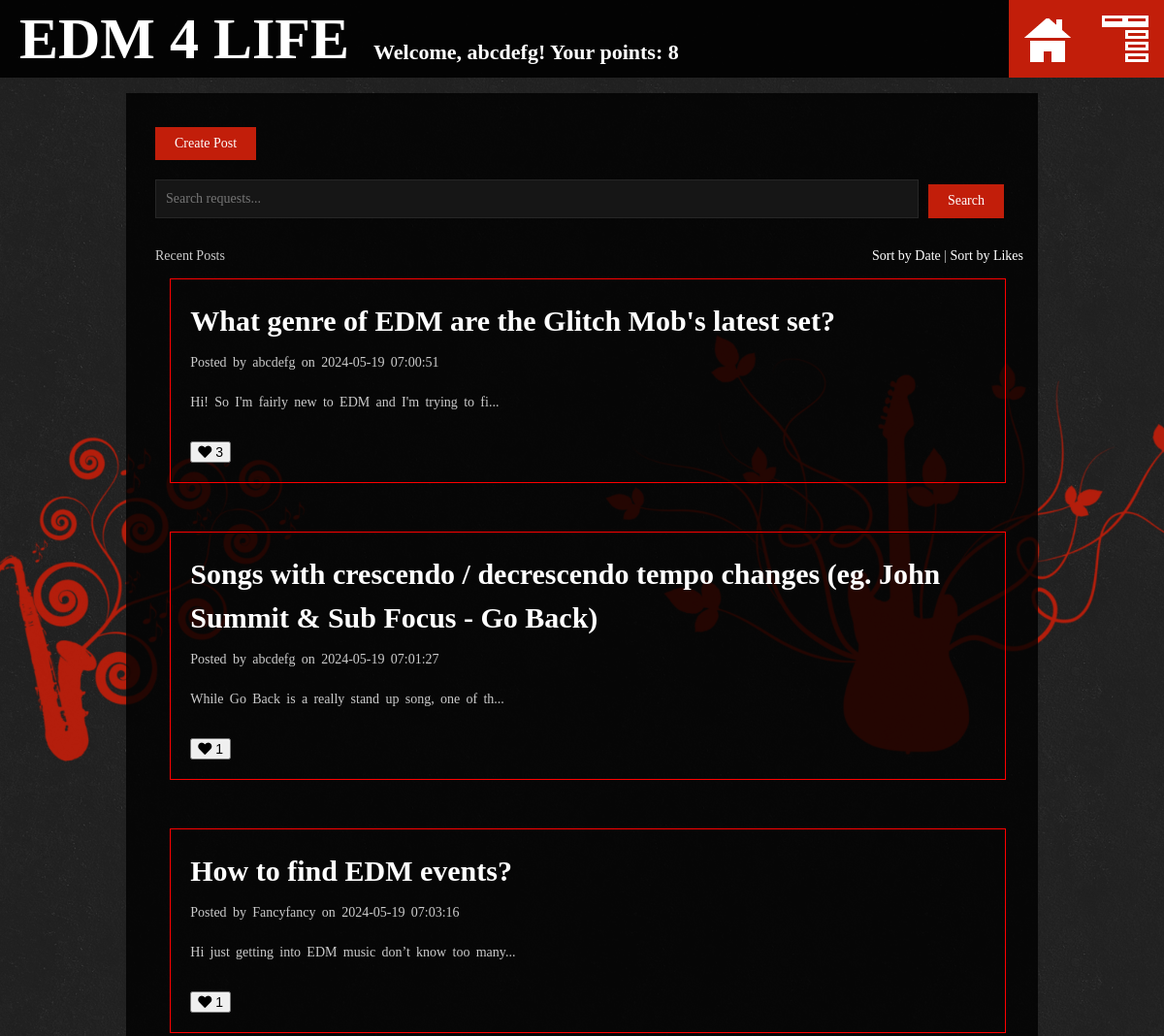
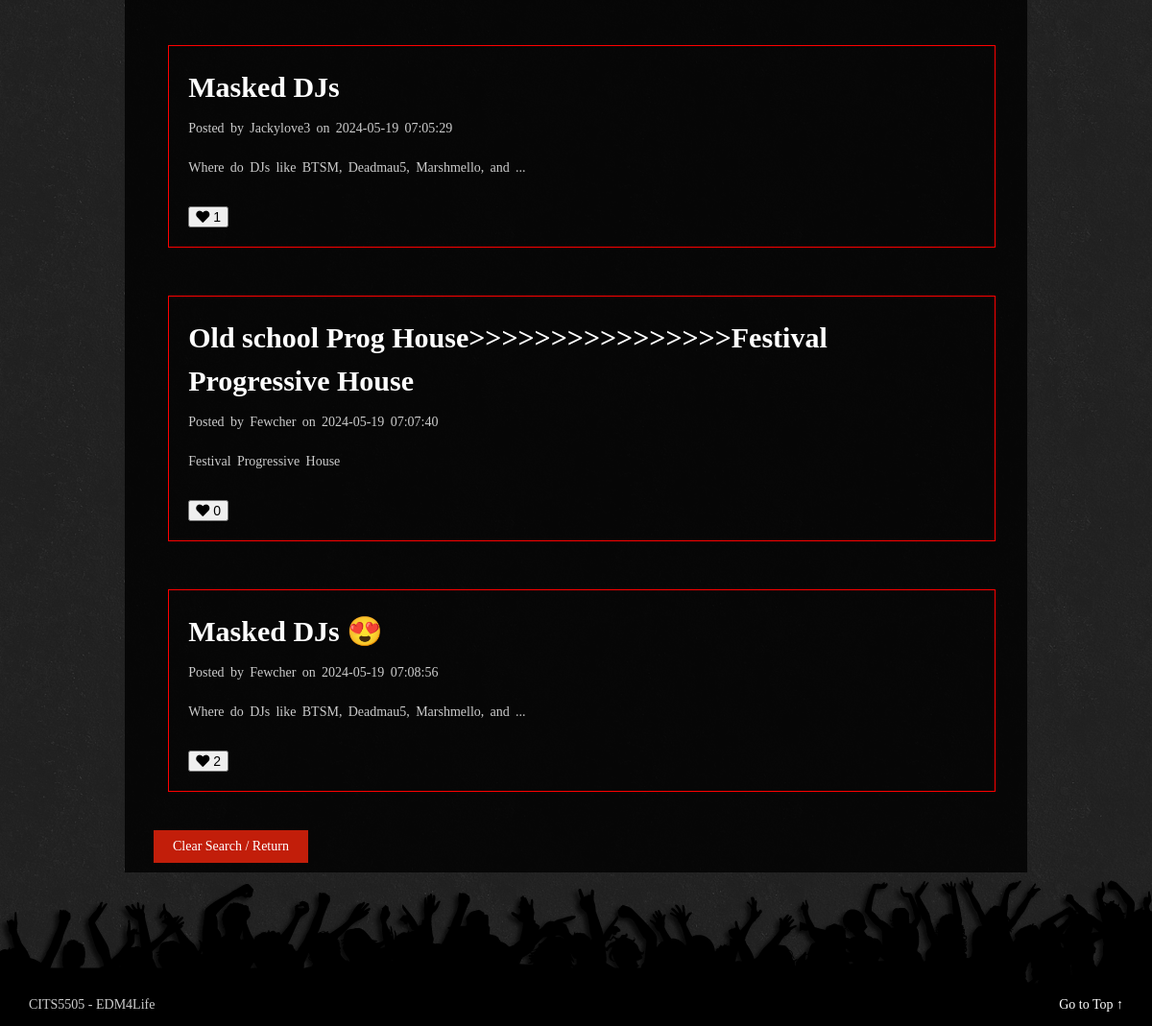
/post (signed in), run on the app's committed database (2 pictures, top to bottom).
### models.py (models this page shows, shortened)
class User(db.Model, UserMixin):
    __tablename__ = 'user'
    id = db.Column(db.Integer, primary_key=True)
    username = db.Column(db.String(80), unique=True, nullable=False)
    email = db.Column(db.String(120), unique=True, nullable=False)
    password_hash = db.Column(db.String(128))
    likes = db.relationship('Like', backref='user', lazy=True)
    comments = db.relationship('Comment', backref='user', lazy=True)
    requests = db.relationship('Request', backref='author', lazy=True, overlaps="author,requests")
    points = db.relationship('Point', back_populates='user', lazy='dynamic')
    daily_activity = db.relationship('UserDailyActivity', back_populates='user', lazy='dynamic')

class Request(db.Model):
    __tablename__ = 'requests'
    id = db.Column(db.Integer, primary_key=True)
    title = db.Column(db.String(100), nullable=False)
    description = db.Column(db.Text, nullable=False)
    timestamp = db.Column(db.DateTime, default=lambda: datetime.now(timezone.utc), nullable=False)
    user_id = db.Column(db.Integer, db.ForeignKey('user.id'), nullable=False)
    likes = db.relationship('Like', backref='request', lazy=True)
    comments = db.relationship('Comment', backref='request', lazy=True)
    user = db.relationship('User', backref='user_requests', overlaps="author,requests")
    def like_count(self):
        return len(self.likes)

### site_views/views.py (the view)
@site_views.route('/post')
@login_required
def post():
    query = request.args.get('query')
    sort_by = request.args.get('sort_by')
    if query:
        requests_query = Request.query.filter(
            Request.title.ilike(f'%{query}%') | Request.description.ilike(f'%{query}%')
        )
    else:
        requests_query = Request.query
    if sort_by == 'date':
        requests = requests_query.order_by(Request.timestamp.desc()).all()
    elif sort_by == 'likes':
        requests = requests_query.outerjoin(Like).group_by(Request.id).order_by(db.func.count(Like.id).desc()).all()
    else:
        requests = requests_query.all()
    comment_form = CommentForm()
    new_request_id = request.args.get('request_id')
    return render_template('post.html', requests=requests, comment_form=comment_form, new_request_id=new_request_id)

### comments/forms.py
class CommentForm(FlaskForm):
    content = TextAreaField('Content', validators=[DataRequired(), Length(min=1, max=500)])
    submit = SubmitField('Submit Comment')

### templates/post.html (shortened to what this page needs)
﻿<!DOCTYPE html>
<html lang="en">
  <head>
    <link
      href="{{ url_for('static', filename='css/normalize.css') }}"
      rel="stylesheet"
      type="text/css"
    />
    <link
      href="{{ url_for('static', filename='css/style.css') }}"
      rel="stylesheet"
      type="text/css"
    />
    <link
      href="{{ url_for('static', filename='css/grid.css') }}"
      rel="stylesheet"
      type="text/css"
    />
    <link
      href="{{ url_for('static', filename='css/media.css') }}"
      rel="stylesheet"
      type="text/css"
    />
    <link
      rel="stylesheet"
      href="https://cdnjs.cloudflare.com/ajax/libs/font-awesome/5.15.3/css/all.min.css"
    />
  </head>
  <body>
    <a id="menu" class="menuitem" data-reveal-id="menubox"
      ><span class="info">Menu</span></a
    >
    <a id="homepage" class="menuitem" href="{{ url_for('site_views.index') }}"
      ><span class="info">Home</span></a
    >
    <header style="display: flex">
      <h1>EDM 4 Life</h1>
      <h5 style="margin-top: auto">
        Welcome, {{ current_user.username }}! Your points: {{ user_points }}
      </h5>
    </header>
    <div class="wrapper">
      <div class="wrap">
        <div class="create-post" style="margin-top: 20px">
          <a href="{{ url_for('posts.create_request') }}" class="button"
            >Create Post</a
          >
        </div>
        <div class="search-form" style="margin-top: 20px">
          <form action="{{ url_for('site_views.post') }}" method="get">
            <div class="input-group">
              <input
                type="text"
                class="form-control"
                id="searchBox"
                name="query"
                placeholder="Search requests..."
                aria-label="Search requests"
              />
              <div class="input-group-append">
                <button class="button" type="submit">Search</button>
              </div>
            </div>
          </form>
        </div>
        <div class="single-post-title" style="margin-top: 20px">
          Recent Posts
          <div class="sort-buttons" style="float: right">
            <a
              href="{{ url_for('site_views.post', sort_by='date') }}"
              class="btn btn-secondary btn-sm"
              >Sort by Date</a
            >
            |
            <a
              href="{{ url_for('site_views.post', sort_by='likes') }}"
              class="btn btn-secondary btn-sm"
              >Sort by Likes</a
            >
          </div>
        </div>
        <div class="grids">
          {% if requests %} {% for request in requests %}
          <div class="grid-12">
            <div class="single-post">
              <h3>
                <a
                  href="{{ url_for('site_views.single_post', request_id=request.id) }}"
                  >{{ request.title }}</a
                >
              </h3>
              <p>
                Posted by {{ request.user.username }} on {{
                request.timestamp.strftime('%Y-%m-%d %H:%M:%S') }}
              </p>
              <p>
                {% if request.description|length <= 50 %} {{ request.description
                }} {% else %} {{ request.description[:50] }}... {% endif %}
              </p>
              <button
                type="button"
                class="btn btn-primary like-btn"
                data-request-id="{{ request.id }}"
              >
                <i class="fas fa-heart"></i>
                <span class="badge badge-light"
                  >{{ request.like_count() }}</span
                >
              </button>
            </div>
          </div>
          {% endfor %} {% endif %}
        </div>
        <div class="mb-3">
          <a href="{{ url_for('site_views.post') }}" class="button"
            >Clear Search / Return</a
          >
        </div>
      </div>
    </div>
    <footer>
      <div class="credits">
        CITS5505 - EDM4Life
        <span><a id="top" href="#">Go to Top &uarr;</a></span>
      </div>
    </footer>
  </body>
</html>

### static/css/style.css (style rules this page uses)
body { margin: 0px; padding: 0px; font-size: 14px; font-family: "ubunturegular"; background-color: #000; color: #ccc; background-image: url("../../images/bg.png"); background-repeat: repeat; background-attachment: fixed; }
h1, h2, h3, h4, h5, h6 { font-family: "dosisbold"; font-weight: bold; margin-bottom: 10px; margin-top: 0px; padding: 0px; line-height: 1.5; color: #fff; }
h1 { font-size: 50px; }
h3 { font-size: 30px; }
h5 { font-size: 22px; }
a { color: #fff !important; -webkit-transition: all 0.4s ease-in-out; -moz-transition: all 0.4s ease-in-out; -o-transition: all 0.4s ease-in-out; -ms-transition: all 0.4s ease-in-out; text-decoration: none; }
p { font-family: "ubunturegular"; font-size: 14px; line-height: 1.5; margin-bottom: 20px !important; margin-top: 0px !important; word-spacing: 0.2em; font-weight: normal; color: #ccc; }
i { font-family: "ubuntuitalic"; font-style: italic; }
header { height: 80px; width: 100%; position: fixed; top: 0; left: 0; z-index: 9999; background-color: #000; background-color: rgba(0, 0, 0, 0.9); }
header h1 { padding-left: 20px; font-family: "dosisbold"; font-weight: bold; color: #fff; text-transform: uppercase; font-size: 60px; line-height: 80px; }
header h5 { padding-left: 25px; }
#close, #menu, #homepage, #gallery, #blog { -webkit-transition: all 0.4s ease-in-out; -moz-transition: all 0.4s ease-in-out; -o-transition: all 0.4s ease-in-out; -ms-transition: all 0.4s ease-in-out; z-index: 9999999; background-color: #c21e0a; position: fixed; height: 80px; width: 80px; cursor: pointer; }
#menu { top: 0; right: 0; background-position: center center; background-image: url("../images/menu.png"); background-repeat: no-repeat; }
#homepage { top: 0; right: 80px; background-position: center center; background-image: url("../images/homepage.png"); background-repeat: no-repeat; }
.search-form { margin-top: 20px; }
.input-group { display: flex; }
.single-post { border: 1px solid red; padding: 20px; margin-bottom: 20px; }
.input-group-append button { height: 68%; margin-left: 10px; }
.like-btn { margin-top: 10px; }
input[type="text"], input[type="email"], input[type="number"], input[type="date"], textarea { border: 1px solid #262626; width: 100%; color: rgba(255, 255, 255, 0.75); display: block; font-size: 14px; margin: 0px 0px 11px 0px; padding: 5px 10px 5px 10px; height: 40px; -webkit-transition: all 0.2s linear; -moz-transition: all 0.2s linear; -o-transition: all 0.2s linear; transition: all 0.2s linear; background-color: #161616; font-family: "ubunturegular"; }
.button { font-family: "ubunturegular"; width: auto; color: #fff !important; cursor: pointer; display: inline-block; font-size: 14px; line-height: 1; margin: 5px 20px 0px 0px; outline: none; padding: 10px 20px 10px 20px; position: relative; text-align: center; text-decoration: none; -webkit-transition: background-color 0.15s ease-in-out; -moz-transition: background-color 0.15s ease-in-out; -o-transition: background-color 0.15s ease-in-out; transition: background-color 0.15s ease-in-out; border: none !important; background-color: #c21e0a; }
footer { background-image: url("../images/pt.png"); background-repeat: repeat-x; background-position: left bottom; height: 160px; width: 100%; bottom: 0px; z-index: 9; }
.credits { padding-right: 30px; padding-left: 30px; padding-top: 130px; }
.credits span { float: right; }
header h1 { -webkit-animation: fadeInLeft 1s ease-in-out 1s backwards; -moz-animation: fadeInLeft 1s ease-in-out 1s backwards; -o-animation: fadeInLeft 1s ease-in-out 1s backwards; -ms-animation: fadeInLeft 1s ease-in-out 1s backwards; animation: fadeInLeft 1s ease-in-out 1s backwards; }

### static/css/grid.css (style rules this page uses)
.wrapper { width: 100%; margin-top: 80px; }
.wrap { max-width: 940px; padding: 10px 15px 10px 30px; margin: 0 auto; background-color: #000; background-color: rgba(0, 0, 0, 0.8); min-height: 600px; }
.grids { width: auto; max-width: 1000px; margin: 0 0 0 -1.7%; list-style: none; overflow: hidden; letter-spacing: -0.25em; }
.grids [class*="grid-"] { display: inline-block; margin: 0 0 0 1.7%; -webkit-box-sizing: border-box; -moz-box-sizing: border-box; box-sizing: border-box; vertical-align: top; letter-spacing: 0; padding: 15px; }
.grid-12 { width: 97.917%; margin: 0; }

### data on the page
User: username "abcdefg"
Request: title "What genre of EDM are the Glitch Mob's latest set?", user.username "abcdefg", timestamp "2024-05-19 07:00:51", description "Hi! So I'm fairly new to EDM and I'm trying to fi", like_count "3"
Request: title "Songs with crescendo / decrescendo tempo changes (eg. John Summit & Sub Focus - Go Back)", user.username "abcdefg", timestamp "2024-05-19 07:01:27", description "While Go Back is a really stand up song, one of th", like_count "1"
Request: title "How to find EDM events?", user.username "Fancyfancy", timestamp "2024-05-19 07:03:16", description "Hi just getting into EDM music don’t know too many", like_count "1"
Request: title "Masked DJs", user.username "Jackylove3", timestamp "2024-05-19 07:05:29", description "Where do DJs like BTSM, Deadmau5, Marshmello, and", like_count "1"
Request: title "Old school Prog House>>>>>>>>>>>>>>>>Festival Progressive House", user.username "Fewcher", timestamp "2024-05-19 07:07:40", description "Festival Progressive House", like_count "0"
Request: title "Masked DJs 😍", user.username "Fewcher", timestamp "2024-05-19 07:08:56", description "Where do DJs like BTSM, Deadmau5, Marshmello, and", like_count "2"

### other printed values
{{ user_points }} "8"
